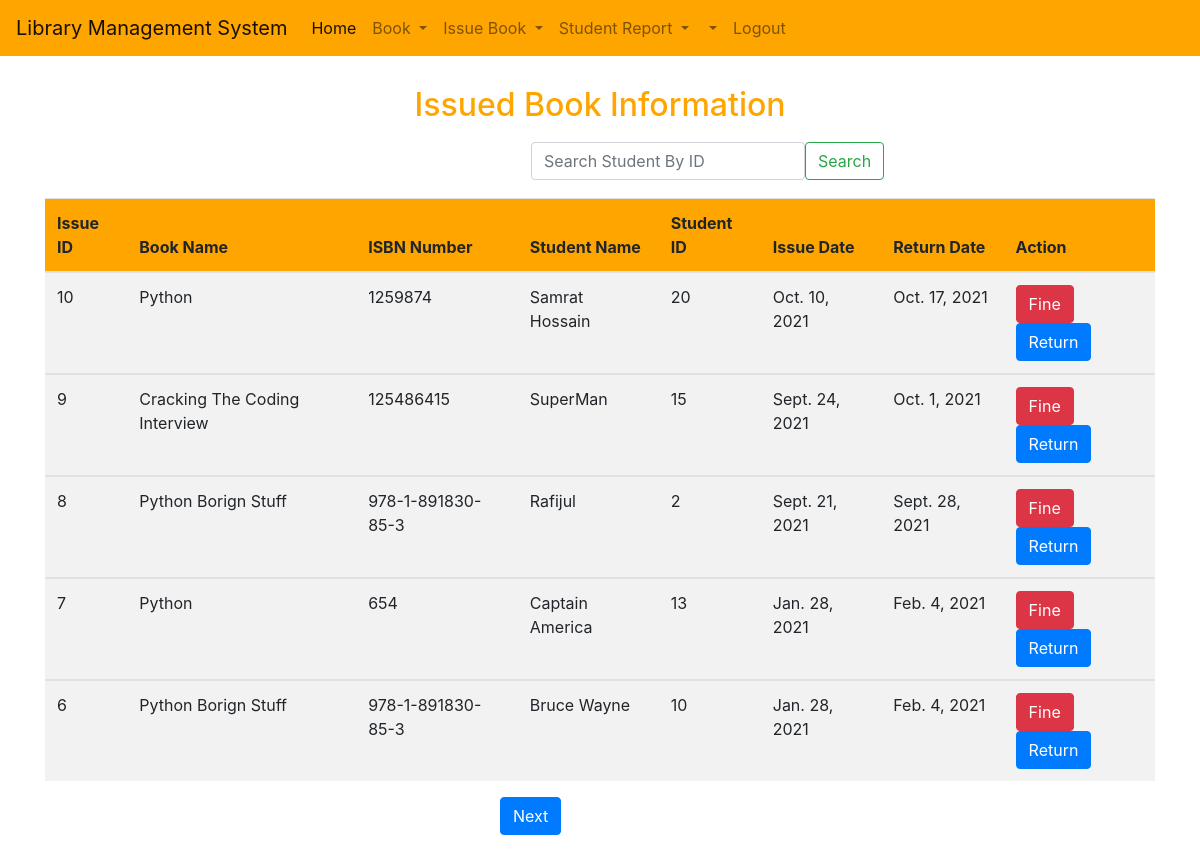
The app's page /viewIssueBook/ (signed in) with its own data.
### library/models.py (models this page shows)
class IssueBook(models.Model):
    StudentName = models.CharField(max_length=50, default=None)
    StudentID = models.IntegerField()
    BookName = models.CharField(max_length=50,default=None)
    ISBN_Number = models.CharField(max_length=50,default=None)
    issue_date = models.DateField(auto_now_add=True)
    return_date = models.DateField(default=date.today() + timedelta(days=7))

### library/views.py (the view)
# urls.py: path('viewIssueBook/', views.viewIssueBook, name='viewIssueBook'),
@login_required(login_url="/login/")
def viewIssueBook(request):
    currentuser = request.user
    print(currentuser.first_name)
    issuebook = IssueBook.objects.order_by('-id')
    paginator = Paginator(issuebook, 5)
    page_number = request.GET.get('page')
    page_obj = paginator.get_page(page_number)
    return render(request, 'library/viewIssueBook.html', {'page_obj':page_obj})

### templates/library/viewIssueBook.html (shortened to what this page needs)
{% extends 'library/base.html' %}
{% block body %}
<div class="title container bg-green">
    <h2> Issued Book Information </h2>
</div>
<div class="search">
<nav class="navbar navbar-light">
  <div class="container-fluid">
    <form class="d-flex" action="{% url 'home:SearchIssueBook' %}" method="GET">
      <input class="form-control me-2" type="search" name="query-student" placeholder="Search Student By ID" aria-label="Search">
      <button class="btn btn-outline-success" type="submit">Search</button>
    </form>
  </div>
</nav>
</div>
<div class="container">
  <div class="info-table">
    <table class="table table-striped">
    <thead class="bg">
        <th>Issue ID</th>
        <th>Book Name</th>
        <th>ISBN Number</th>
        <th>Student Name</th>
        <th>Student ID</th>
        <th>Issue Date</th>
        <th>Return Date</th>
        <th>Action</th>
    </thead>
    {% for issuebook in page_obj %}
    <tbody>
        <td>{{ issuebook.id }}</td>
        <td>{{ issuebook.BookName }}</td>
        <td>{{ issuebook.ISBN_Number }}</td>
        <td>{{ issuebook.StudentName }}</td>
        <td>{{ issuebook.StudentID }}</td>
        <td>{{ issuebook.issue_date }}</td>
        <td>{{ issuebook.return_date }}</td>
        <td>
            <a class="btn btn-danger" href="{% url 'home:fine' issuebook.id %}">Fine</a>
            <a class="btn btn-primary" href="{% url 'home:returnbook' issuebook.id %}">Return</a>
        </td>
    </tbody>
    {% endfor %}
</table>
</div>
</div>
<div class="page mt-3 mb-5">
  {% if page_obj.has_next %}
    <a class="btn btn-primary" href="?page={{ page_obj.next_page_number }}">Next</a>
  {% endif %}
</div>
{% endblock %}

### staticfiles/library/css/style.css (style rules this page uses)
.title { text-align: center; margin-top: 30px; color: orange; }
.bg { background: orange; }
.search { margin-left: 500px; margin-top: 10px; margin-bottom: 10px; }
.page { margin-left: 500px; }

### records on screen
IssueBook: id "10", BookName "Python", ISBN_Number "1259874", StudentName "Samrat Hossain", StudentID "20", issue_date "Oct. 10, 2021", return_date "Oct. 17, 2021"
IssueBook: id "9", BookName "Cracking The Coding Interview", ISBN_Number "125486415", StudentName "SuperMan", StudentID "15", issue_date "Sept. 24, 2021", return_date "Oct. 1, 2021"
IssueBook: id "8", BookName "Python Borign Stuff", ISBN_Number "978-1-891830-85-3", StudentName "Rafijul", StudentID "2", issue_date "Sept. 21, 2021", return_date "Sept. 28, 2021"
IssueBook: id "7", BookName "Python", ISBN_Number "654", StudentName "Captain America", StudentID "13", issue_date "Jan. 28, 2021", return_date "Feb. 4, 2021"
IssueBook: id "6", BookName "Python Borign Stuff", ISBN_Number "978-1-891830-85-3", StudentName "Bruce Wayne", StudentID "10", issue_date "Jan. 28, 2021", return_date "Feb. 4, 2021"
